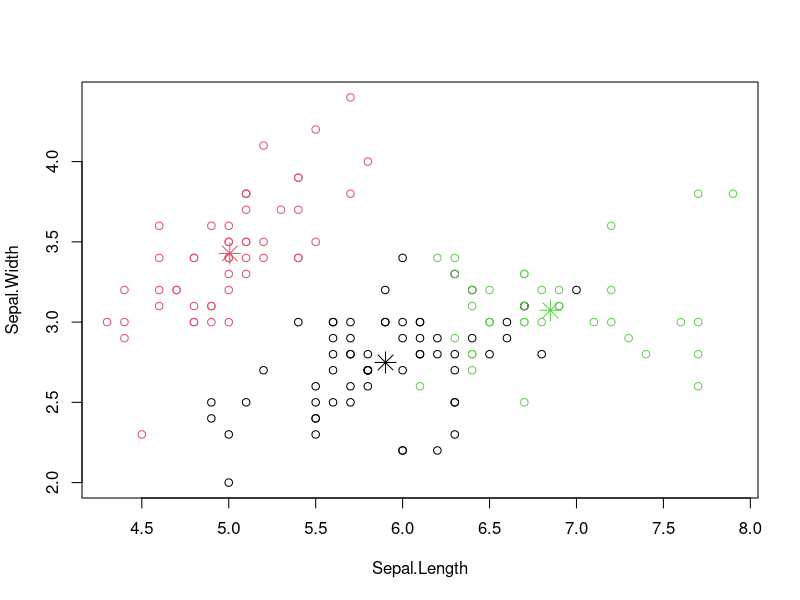

Reproduce this figure in R.
iris1 <- iris
iris1$Species <- NULL
(kmeans.result <- kmeans(iris1,3))
plot(iris1[c("Sepal.Length","Sepal.Width")],col=kmeans.result$cluster)
points(kmeans.result$centers[,c("Sepal.Length","Sepal.Width")],col=1:3,pch=8,cex=2)
